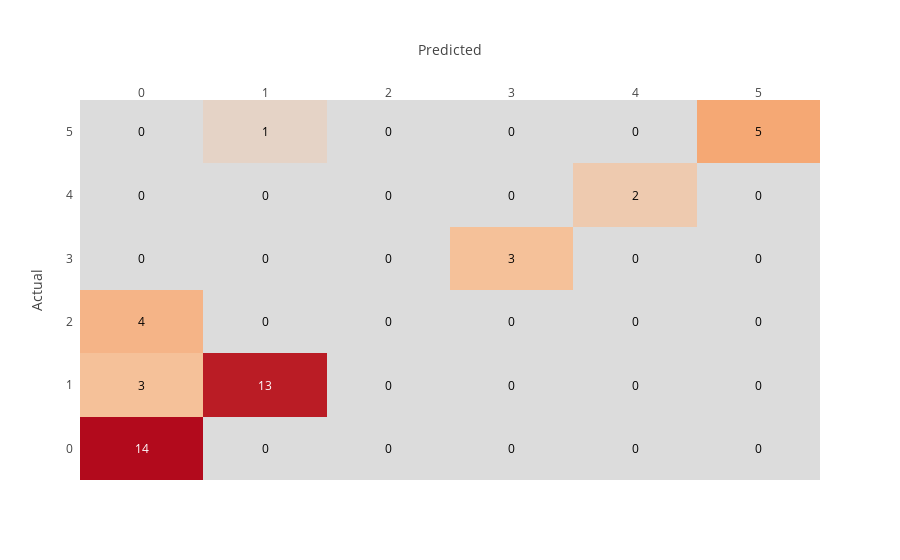

The code cell stored with this chart in its notebook:
### Code cell
figure = ff.create_annotated_heatmap(
    z=result,
    x=[0,1,2,3,4,5],
    y=[0,1,2,3,4,5],
    colorscale='Reds',
    showscale=False)
figure['layout'].update(xaxis=dict(title='Predicted'))
figure['layout'].update(yaxis=dict(title='Actual'))
iplot(figure)

### Figure 1 — Plotly figure (JSON) as saved in the notebook; plotly's stock layout.template omitted (floating-point values rounded to 4 significant figures)
{"data": [{"colorscale": "Reds", "reversescale": false, "showscale": false, "type": "heatmap", "uid": "519d48ea-d602-4c0c-b5c6-f43d43e0a2c1", "x": [0, 1, 2, 3, 4, 5], "y": [0, 1, 2, 3, 4, 5], "z": [[14, 0, 0, 0, 0, 0], [3, 13, 0, 0, 0, 0], [4, 0, 0, 0, 0, 0], [0, 0, 0, 3, 0, 0], [0, 0, 0, 0, 2, 0], [0, 1, 0, 0, 0, 5]]}], "layout": {"annotations": [{"font": {"color": "#FFFFFF"}, "showarrow": false, "text": "14", "x": 0, "xref": "x", "y": 0, "yref": "y"}, {"font": {"color": "#000000"}, "showarrow": false, "text": "0", "x": 1, "xref": "x", "y": 0, "yref": "y"}, {"font": {"color": "#000000"}, "showarrow": false, "text": "0", "x": 2, "xref": "x", "y": 0, "yref": "y"}, {"font": {"color": "#000000"}, "showarrow": false, "text": "0", "x": 3, "xref": "x", "y": 0, "yref": "y"}, {"font": {"color": "#000000"}, "showarrow": false, "text": "0", "x": 4, "xref": "x", "y": 0, "yref": "y"}, {"font": {"color": "#000000"}, "showarrow": false, "text": "0", "x": 5, "xref": "x", "y": 0, "yref": "y"}, {"font": {"color": "#000000"}, "showarrow": false, "text": "3", "x": 0, "xref": "x", "y": 1, "yref": "y"}, {"font": {"color": "#FFFFFF"}, "showarrow": false, "text": "13", "x": 1, "xref": "x", "y": 1, "yref": "y"}, {"font": {"color": "#000000"}, "showarrow": false, "text": "0", "x": 2, "xref": "x", "y": 1, "yref": "y"}, {"font": {"color": "#000000"}, "showarrow": false, "text": "0", "x": 3, "xref": "x", "y": 1, "yref": "y"}, {"font": {"color": "#000000"}, "showarrow": false, "text": "0", "x": 4, "xref": "x", "y": 1, "yref": "y"}, {"font": {"color": "#000000"}, "showarrow": false, "text": "0", "x": 5, "xref": "x", "y": 1, "yref": "y"}, {"font": {"color": "#000000"}, "showarrow": false, "text": "4", "x": 0, "xref": "x", "y": 2, "yref": "y"}, {"font": {"color": "#000000"}, "showarrow": false, "text": "0", "x": 1, "xref": "x", "y": 2, "yref": "y"}, {"font": {"color": "#000000"}, "showarrow": false, "text": "0", "x": 2, "xref": "x", "y": 2, "yref": "y"}, {"font": {"color": "#000000"}, "showarrow": false, "text": "0", "x": 3, "xref": "x", "y": 2, "yref": "y"}, {"font": {"color": "#000000"}, "showarrow": false, "text": "0", "x": 4, "xref": "x", "y": 2, "yref": "y"}, {"font": {"color": "#000000"}, "showarrow": false, "text": "0", "x": 5, "xref": "x", "y": 2, "yref": "y"}, {"font": {"color": "#000000"}, "showarrow": false, "text": "0", "x": 0, "xref": "x", "y": 3, "yref": "y"}, {"font": {"color": "#000000"}, "showarrow": false, "text": "0", "x": 1, "xref": "x", "y": 3, "yref": "y"}, {"font": {"color": "#000000"}, "showarrow": false, "text": "0", "x": 2, "xref": "x", "y": 3, "yref": "y"}, {"font": {"color": "#000000"}, "showarrow": false, "text": "3", "x": 3, "xref": "x", "y": 3, "yref": "y"}, {"font": {"color": "#000000"}, "showarrow": false, "text": "0", "x": 4, "xref": "x", "y": 3, "yref": "y"}, {"font": {"color": "#000000"}, "showarrow": false, "text": "0", "x": 5, "xref": "x", "y": 3, "yref": "y"}, {"font": {"color": "#000000"}, "showarrow": false, "text": "0", "x": 0, "xref": "x", "y": 4, "yref": "y"}, {"font": {"color": "#000000"}, "showarrow": false, "text": "0", "x": 1, "xref": "x", "y": 4, "yref": "y"}, {"font": {"color": "#000000"}, "showarrow": false, "text": "0", "x": 2, "xref": "x", "y": 4, "yref": "y"}, {"font": {"color": "#000000"}, "showarrow": false, "text": "0", "x": 3, "xref": "x", "y": 4, "yref": "y"}, {"font": {"color": "#000000"}, "showarrow": false, "text": "2", "x": 4, "xref": "x", "y": 4, "yref": "y"}, {"font": {"color": "#000000"}, "showarrow": false, "text": "0", "x": 5, "xref": "x", "y": 4, "yref": "y"}, {"font": {"color": "#000000"}, "showarrow": false, "text": "0", "x": 0, "xref": "x", "y": 5, "yref": "y"}, {"font": {"color": "#000000"}, "showarrow": false, "text": "1", "x": 1, "xref": "x", "y": 5, "yref": "y"}, {"font": {"color": "#000000"}, "showarrow": false, "text": "0", "x": 2, "xref": "x", "y": 5, "yref": "y"}, {"font": {"color": "#000000"}, "showarrow": false, "text": "0", "x": 3, "xref": "x", "y": 5, "yref": "y"}, {"font": {"color": "#000000"}, "showarrow": false, "text": "0", "x": 4, "xref": "x", "y": 5, "yref": "y"}, {"font": {"color": "#000000"}, "showarrow": false, "text": "5", "x": 5, "xref": "x", "y": 5, "yref": "y"}], "xaxis": {"dtick": 1, "gridcolor": "rgb(0, 0, 0)", "side": "top", "ticks": "", "title": {"text": "Predicted"}}, "yaxis": {"dtick": 1, "ticks": "", "ticksuffix": "  ", "title": {"text": "Actual"}}}}
